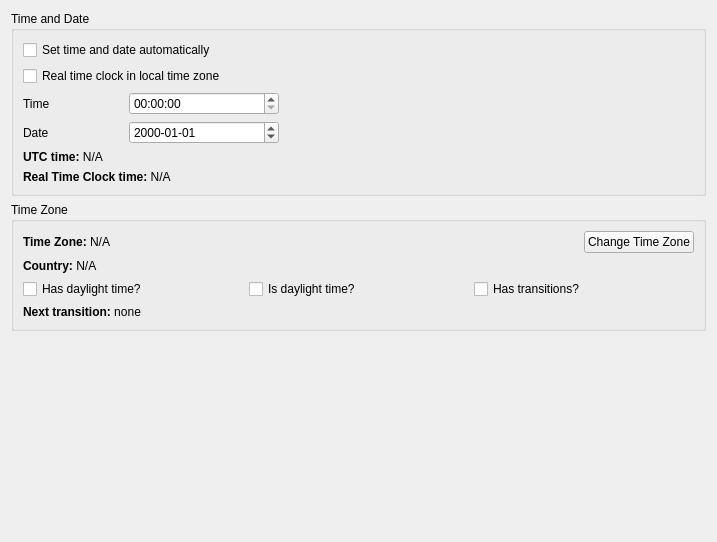
<?xml version="1.0" encoding="UTF-8"?>
<ui version="4.0">
 <class>PageTimeDate</class>
 <widget class="QWidget" name="PageTimeDate">
  <property name="geometry">
   <rect>
    <x>0</x>
    <y>0</y>
    <width>717</width>
    <height>542</height>
   </rect>
  </property>
  <property name="windowTitle">
   <string notr="true">Form</string>
  </property>
  <layout class="QVBoxLayout" name="verticalLayout">
   <item>
    <widget class="QGroupBox" name="timeDateGroupBox">
     <property name="title">
      <string>Time and Date</string>
     </property>
     <layout class="QVBoxLayout" name="verticalLayout_2">
      <item>
       <widget class="QCheckBox" name="isNtpEnabledCheckBox">
        <property name="text">
         <string>Set time and date automatically</string>
        </property>
       </widget>
      </item>
      <item>
       <widget class="QCheckBox" name="isRtcLocalCheckBox">
        <property name="text">
         <string>Real time clock in local time zone</string>
        </property>
       </widget>
      </item>
      <item>
       <layout class="QHBoxLayout" name="timeHorizontalLayout">
        <item>
         <widget class="QLabel" name="timeLabel">
          <property name="minimumSize">
           <size>
            <width>100</width>
            <height>0</height>
           </size>
          </property>
          <property name="text">
           <string>Time</string>
          </property>
         </widget>
        </item>
        <item>
         <widget class="QTimeEdit" name="timeEdit">
          <property name="minimumSize">
           <size>
            <width>150</width>
            <height>0</height>
           </size>
          </property>
          <property name="displayFormat">
           <string>HH:mm:ss</string>
          </property>
         </widget>
        </item>
        <item>
         <spacer name="timeHorizontalSpacer">
          <property name="orientation">
           <enum>Qt::Horizontal</enum>
          </property>
          <property name="sizeHint" stdset="0">
           <size>
            <width>40</width>
            <height>20</height>
           </size>
          </property>
         </spacer>
        </item>
       </layout>
      </item>
      <item>
       <layout class="QHBoxLayout" name="dateHorizontalLayout">
        <item>
         <widget class="QLabel" name="dateLabel">
          <property name="minimumSize">
           <size>
            <width>100</width>
            <height>0</height>
           </size>
          </property>
          <property name="text">
           <string>Date</string>
          </property>
         </widget>
        </item>
        <item>
         <widget class="QDateEdit" name="dateEdit">
          <property name="minimumSize">
           <size>
            <width>150</width>
            <height>0</height>
           </size>
          </property>
          <property name="displayFormat">
           <string>yyyy-MM-dd</string>
          </property>
         </widget>
        </item>
        <item>
         <spacer name="dateHorizontalSpacer">
          <property name="orientation">
           <enum>Qt::Horizontal</enum>
          </property>
          <property name="sizeHint" stdset="0">
           <size>
            <width>40</width>
            <height>20</height>
           </size>
          </property>
         </spacer>
        </item>
       </layout>
      </item>
      <item>
       <widget class="QLabel" name="utcTimeLabel">
        <property name="text">
         <string>&lt;html&gt;&lt;head/&gt;&lt;body&gt;&lt;p&gt;&lt;span style=&quot; font-weight:600;&quot;&gt;UTC time:&lt;/span&gt; N/A&lt;/p&gt;&lt;/body&gt;&lt;/html&gt;</string>
        </property>
       </widget>
      </item>
      <item>
       <widget class="QLabel" name="rtcTimeLabel">
        <property name="text">
         <string>&lt;html&gt;&lt;head/&gt;&lt;body&gt;&lt;p&gt;&lt;span style=&quot; font-weight:600;&quot;&gt;Real Time Clock time:&lt;/span&gt; N/A&lt;/p&gt;&lt;/body&gt;&lt;/html&gt;</string>
        </property>
       </widget>
      </item>
     </layout>
    </widget>
   </item>
   <item>
    <widget class="QGroupBox" name="timeZoneGroupBox">
     <property name="title">
      <string>Time Zone</string>
     </property>
     <layout class="QVBoxLayout" name="verticalLayout_3">
      <item>
       <layout class="QHBoxLayout" name="timeZoneHorizontalLayout">
        <item>
         <widget class="QLabel" name="timeZoneLabel">
          <property name="text">
           <string>&lt;html&gt;&lt;head/&gt;&lt;body&gt;&lt;p&gt;&lt;span style=&quot; font-weight:600;&quot;&gt;Time Zone: &lt;/span&gt;N/A&lt;/p&gt;&lt;/body&gt;&lt;/html&gt;</string>
          </property>
         </widget>
        </item>
        <item>
         <spacer name="timeZoneHorizontalSpacer">
          <property name="orientation">
           <enum>Qt::Horizontal</enum>
          </property>
          <property name="sizeHint" stdset="0">
           <size>
            <width>40</width>
            <height>20</height>
           </size>
          </property>
         </spacer>
        </item>
        <item>
         <widget class="QPushButton" name="timeZonePushButton">
          <property name="text">
           <string>Change Time Zone</string>
          </property>
         </widget>
        </item>
       </layout>
      </item>
      <item>
       <widget class="QLabel" name="countryLabel">
        <property name="text">
         <string>&lt;html&gt;&lt;head/&gt;&lt;body&gt;&lt;p&gt;&lt;span style=&quot; font-weight:600;&quot;&gt;Country:&lt;/span&gt; N/A&lt;/p&gt;&lt;/body&gt;&lt;/html&gt;</string>
        </property>
       </widget>
      </item>
      <item>
       <layout class="QHBoxLayout" name="timeZoneInfoHorizontalLayout">
        <item>
         <widget class="QCheckBox" name="hasDaylightTimeCheckBox">
          <property name="text">
           <string>Has daylight time?</string>
          </property>
         </widget>
        </item>
        <item>
         <widget class="QCheckBox" name="isDaylightTimeCheckBox">
          <property name="text">
           <string>Is daylight time?</string>
          </property>
         </widget>
        </item>
        <item>
         <widget class="QCheckBox" name="hasTransitionsCheckBox">
          <property name="text">
           <string>Has transitions?</string>
          </property>
         </widget>
        </item>
       </layout>
      </item>
      <item>
       <widget class="QLabel" name="nextTransitionLabel">
        <property name="text">
         <string>&lt;html&gt;&lt;head/&gt;&lt;body&gt;&lt;p&gt;&lt;span style=&quot; font-weight:600;&quot;&gt;Next transition: &lt;/span&gt;none&lt;/p&gt;&lt;/body&gt;&lt;/html&gt;</string>
        </property>
       </widget>
      </item>
     </layout>
    </widget>
   </item>
   <item>
    <spacer name="verticalSpacer">
     <property name="orientation">
      <enum>Qt::Vertical</enum>
     </property>
     <property name="sizeHint" stdset="0">
      <size>
       <width>20</width>
       <height>40</height>
      </size>
     </property>
    </spacer>
   </item>
  </layout>
 </widget>
 <resources/>
 <connections/>
</ui>
